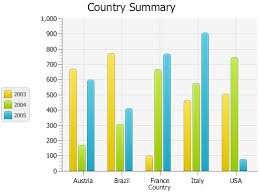
#> input picture classifier/Chart_classifier/thin bar/images (1).jpeg, 260 x 194 px
$ python -i Graph_Obj_Fill.py   (imports and definitions only)
#> lines starting #> are read from the running program, lines starting #| are printed output that depends on the picture; after the words box and inside, x2 and y2 are one past the last pixel; in counts of white or black regions, pixels touching at a corner belong together
#> further down, picture is the input picture: shape (194, 260, 3); mean B, G, R 219.4, 236.4, 228.1
import numpy as np
import cv2

def color_fill(img):
    gray = cv2.cvtColor(img,cv2.COLOR_BGR2GRAY)
    #to increase contrast so that light rgb colors also get detected
    gray = cv2.convertScaleAbs(gray, alpha=0.01, beta=0)
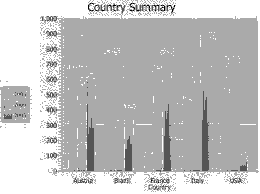
#> gray: shape (194, 260); min 0, max 3, mean 2.29; drawn with min black and max white
    ret, thresh = cv2.threshold(gray,0,255,cv2.THRESH_BINARY_INV+cv2.THRESH_OTSU)
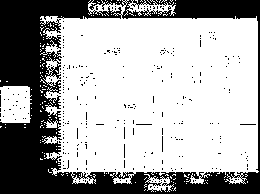
#> thresh: shape (194, 260); 66.9% white; 299 black regions (298 under 20 px)
#> ret = 2

    #sorting the contours based on area
    contours,hierarchy = cv2.findContours(thresh,cv2.RETR_TREE,cv2.CHAIN_APPROX_SIMPLE)#cv2.findContours(thresh,1, 2)
#> contours = 568 contours, 551 with area under 20; largest, box (x1, y1, x2, y2) and area: (40, 0, 259, 184) 31690, (0, 86, 32, 123) 1016, (124, 0, 176, 16) 294, (144, 174, 174, 192) 184, (115, 171, 135, 180) 88
    contours = sorted(contours, key = cv2.contourArea, reverse=False)
    bg_fill = np.zeros_like(thresh)
    for poly in contours:
        vert= np.array([list(i[0]) for i in poly], np.int32)
        mask = np.zeros_like(thresh)
        cv2.fillPoly(mask, pts = [vert], color=255)
        #to check if the contours are going to overlap on already filled contours, if so don't fill
        intersect_img = cv2.bitwise_and(bg_fill, mask, mask = None)
        #update bg_fill and fill color
        if not cv2.countNonZero(intersect_img):
            bg_fill = cv2.bitwise_or(bg_fill, mask, mask = None)
            # return color of contour edge here
            edged = cv2.Canny(mask, 30, 200)
            border_pts = np.where(edged == 255)
            borderpx_intensities=[]
            borderpx_intensities.append(img[border_pts[0], border_pts[1]])
            borderpx_intensities,borderpx_freq=np.unique(borderpx_intensities[0],return_counts=True,axis=0)

            # remove white background pixels
            borderpx_intensities=borderpx_intensities.tolist()
            borderpx_freq = list(borderpx_freq)
            if ([255,255,255] in borderpx_intensities) and (len(borderpx_intensities)>1):
                white_index = borderpx_intensities.index([255,255,255])
                borderpx_freq.pop(white_index)
                borderpx_intensities.pop(white_index)

            # find index of all occurances of most frequent color item in list
            freq_indices = np.where(borderpx_freq == max(borderpx_freq))[0]
            fill_color=[0,0,0]
            for i in freq_indices:
                fill_color = np.add(fill_color,borderpx_intensities[i])
            fill_color = fill_color/len(freq_indices)
            cv2.fillPoly(img, pts = [vert], color=tuple(fill_color))
#> this loop made 568 passes
#> (vert, border_pts, white_index, freq_indices, fill_color) on passes 28, 56: ([[61, 174], [62, 175], [63, 174], [62, 175]], ([173, 173, 173, 174, 175, 175], [61, 62, 63, 60, 61, 63]), 2, [0, 1], [253.5, 253.5, 253.5]), ([[49, 117], [50, 117]], ([116, 116, 117, 118, 118], [49, 50, 48, 49, 50]), 2, [0, 1], [253, 253, 253])
#> (vert, border_pts, white_index, freq_indices) on passes 8, 11, 18, 20, 21: ([[206, 182], [207, 183]], ([181, 182], [206, 205]), 1, [0]), ([[247, 181], [247, 182]], ([180, 181, 181, 182, 182], [247, 246, 248, 246, 248]), 1, [0]), ([[186, 179], [187, 179]], ([178, 178, 179, 180, 180], [186, 187, 185, 186, 187]), 1, [0]), ([[146, 177], [144, 179]], ([176, 177, 179, 179], [146, 144, 143, 146]), 1, [0]), ([[225, 176], [224, 177]], ([175, 177], [225, 223]), 1, [0])
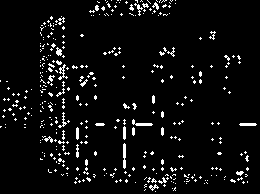
#> bg_fill: shape (194, 260); 5.3% white in thin lines or dots
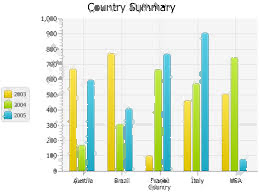
#> img: shape (194, 260, 3); 4.85% of pixels changed, all inside (x1, y1, x2, y2) = (0, 0, 257, 192)
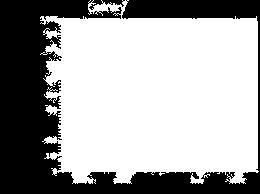
#> mask: shape (194, 260); 64.6% white; 1 black region, box (x1, y1, x2, y2) and area: (0, 0, 260, 194) 17857
    gray = cv2.cvtColor(img,cv2.COLOR_BGR2GRAY)
    gray = cv2.equalizeHist(gray)
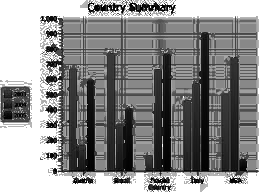
#> gray: shape (194, 260); min 0, max 255, mean 141.1
    ret, thresh = cv2.threshold(gray,0,255,cv2.THRESH_BINARY_INV+cv2.THRESH_OTSU)
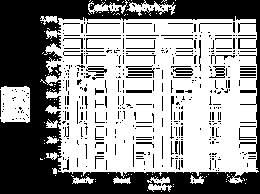
#> thresh: shape (194, 260); 57.7% white; 425 black regions (374 under 20 px), largest, box (x1, y1, x2, y2) and area: (0, 0, 260, 194) 17387, (126, 65, 155, 78) 138, (173, 68, 193, 76) 107

    return thresh

>>> import cv2
>>> picture = cv2.imread('../../classifier/Chart_classifier/thin bar/images (1).jpeg')
>>> result = color_fill(picture)

$ run again, on classifier/Chart_classifier/thin bar/images (10).png
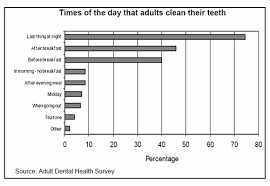
#> input picture classifier/Chart_classifier/thin bar/images (10).png, 270 x 186 px
#> picture is the input picture: shape (186, 270, 3); min 0, max 255, mean 233.9
#> in color_fill, `ret, thresh = cv2.threshold(gray,0,255,cv2.THRESH_BINARY_INV+cv2.THRES..`:
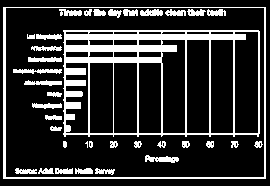
#> thresh: shape (186, 270); 19.5% white; 37 white regions (1 under 20 px)
#> in color_fill, `ret, thresh = cv2.threshold(gray,0,255,cv2.THRESH_BINARY_INV+cv2.THRES..`: ret = 2
#> contours = 94 contours, 37 with area under 20; largest, box (x1, y1, x2, y2) and area: (3, 7, 266, 179) 44802, (5, 7, 265, 178) 44028, (63, 30, 260, 137) 20318, (234, 31, 259, 134) 2390, (210, 39, 234, 134) 2160
#> the loop in color_fill, `for poly in contours:` made 94 passes
#> in color_fill, `ret, thresh = cv2.threshold(gray,0,255,cv2.THRESH_BINARY_INV+cv2.THRES..`:
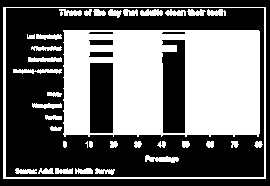
#> thresh: shape (186, 270); 42% white; 36 white regions (1 under 20 px), largest, box (x1, y1, x2, y2) and area: (63, 30, 260, 137) 16736, (3, 7, 266, 179) 1634, (13, 69, 62, 74) 178
#> in color_fill, `ret, thresh = cv2.threshold(gray,0,255,cv2.THRESH_BINARY_INV+cv2.THRES..`: ret = 106
